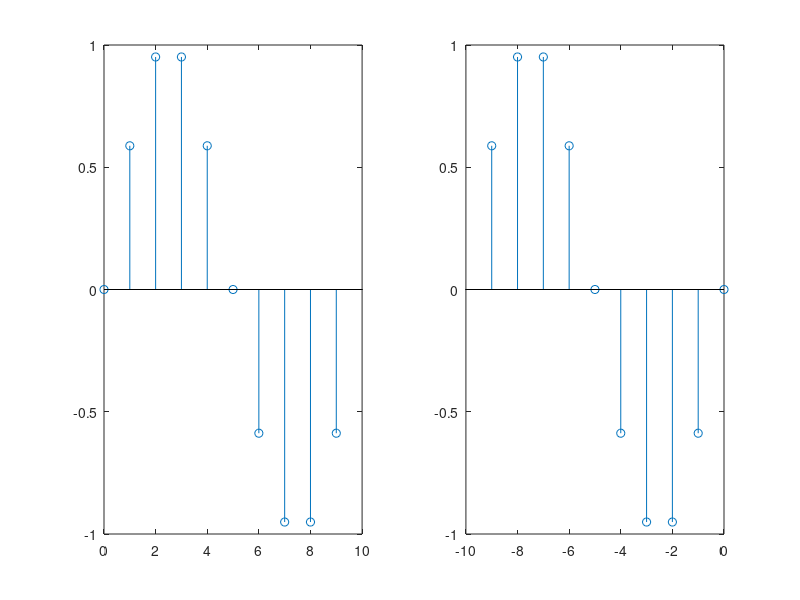

Here is the MATLAB script that generated this plot:
%Name:Junpeng Gai
%SID:40009896
% determines if a signal x[n] = function(n)
% is even or odd
% x[n] is EVEN is x[n] = x[-n]
% x[n] is ODD if x[n] = -x[-n]
% define n
n = 0 : 9;
% define x1[n]
x1 = sin( 2*pi/10 * n );

subplot(1,2,1)
stem(n, x1)
% define x2 = x1[-n]
x2 = sin( 2*pi/10 * (-n) );
subplot(1,2,2)
stem(-n, x2)
if ( x2 == x1 )
 disp('EVEN')
elseif ( x2 == (-x1) )
 disp('ODD')
else
 disp('NEITHER EVEN NOR ODD')
end